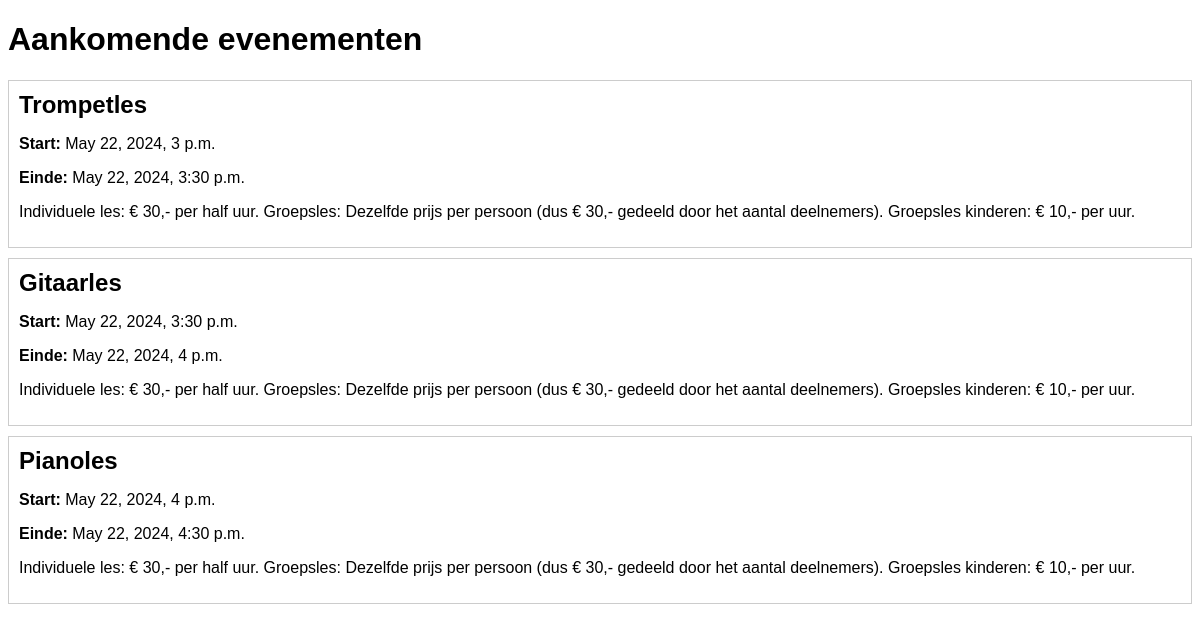
Screenshot of /events/ with the database file from the repository.
### agenda/models.py (models this page shows, shortened)
class Event(models.Model):
    title = models.CharField(max_length=200)
    description = models.TextField()
    start_time = models.DateTimeField()
    end_time = models.DateTimeField()

### agenda/views.py (the view)
# urls.py: path('events/', views.event_list, name='event_list'),
def event_list(request):
    events = Event.objects.all().order_by('start_time')
    return render(request, 'agenda/event_list.html', {'events': events})

### agenda/templates/agenda/event_list.html (shortened to what this page needs)
<!DOCTYPE html>
<html>
<head>
</head>
<body>
    <h1>Aankomende evenementen</h1>
    <ul class="event-list">
        {% for event in events %}
            <li class="event-item">
                <h2>{{ event.title }}</h2>
                <p><strong>Start:</strong> {{ event.start_time }}</p>
                <p><strong>Einde:</strong> {{ event.end_time }}</p>
                <p>{{ event.description }}</p></li>
        {% endfor %}
    </ul>
</body>
</html>

### agenda/templates/agenda/event_list.html (style rules this page uses)
body { font-family: Arial, sans-serif; }
.event-list { list-style-type: none; padding: 0; }
.event-item { border: 1px solid #ccc; padding: 10px; margin: 10px 0; }
.event-item h2 { margin: 0 0 10px 0; }

### rows the page displays
Event: title "Trompetles", start_time "May 22, 2024, 3 p.m.", end_time "May 22, 2024, 3:30 p.m.", description "Individuele les: € 30,- per half uur. Groepsles: Dezelfde prijs per persoon (dus € 30,- gedeeld door het aantal deelnemers). Groepsles kinderen: € 10,- per uur."
Event: title "Gitaarles", start_time "May 22, 2024, 3:30 p.m.", end_time "May 22, 2024, 4 p.m.", description "Individuele les: € 30,- per half uur. Groepsles: Dezelfde prijs per persoon (dus € 30,- gedeeld door het aantal deelnemers). Groepsles kinderen: € 10,- per uur."
Event: title "Pianoles", start_time "May 22, 2024, 4 p.m.", end_time "May 22, 2024, 4:30 p.m.", description "Individuele les: € 30,- per half uur. Groepsles: Dezelfde prijs per persoon (dus € 30,- gedeeld door het aantal deelnemers). Groepsles kinderen: € 10,- per uur."
